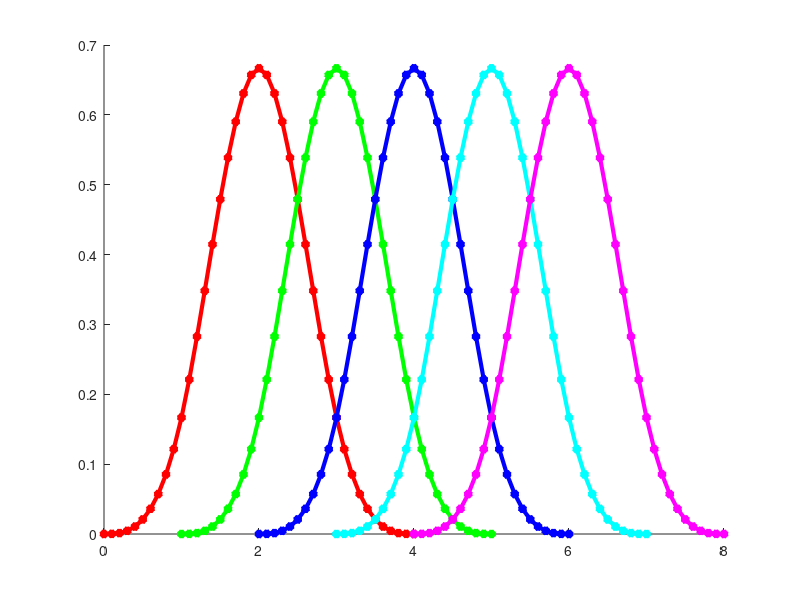

Write the MATLAB code that produced this figure.
clc;clear;
Q0 = 1.8;
Q1 = 1.2;
Q2 = 2.4;
Q3 = 0.7;

i= 0:0.1:4;
C_u = [];

for u=0:0.1:0.9
    temp = u^3/6;
    C_u = [C_u,temp];
end

for u=1:0.1:1.9
    temp = -u^3/2 + 2*u^2-2*u+2/3;
    C_u = [C_u,temp];
end

for u=2:0.1:2.9
    temp = u^3/2 - 4*u^2 + 10*u-22/3;
    %temp = 0;
    C_u = [C_u,temp];
end

for u=3:0.1:4
    temp = -u^3/6 + 2*u^2 - 8*u + 32/3;
    C_u = [C_u,temp];
end

hold on
plot(i,C_u,'r*-','LineWidth',3);

% 
i= 1:0.1:5;
C_u = [];

for u=1:0.1:1.9
    temp = (u-1)^3/6;
    C_u = [C_u,temp];
end

for u=2:0.1:2.9
    temp = -(u-1)^3/2 + 2*(u-1)^2-2*(u-1)+2/3;
    C_u = [C_u,temp];
end

for u=3:0.1:3.9
    temp = (u-1)^3/2 - 4*(u-1)^2 + 10*(u-1)-22/3;
    %temp = 0;
    C_u = [C_u,temp];
end

for u=4:0.1:5
    temp = -(u-1)^3/6 + 2*(u-1)^2 - 8*(u-1) + 32/3;
    C_u = [C_u,temp];
end

hold on
plot(i,C_u,'g*-','LineWidth',3);




i= 2:0.1:6;
C_u = [];

for u=2:0.1:2.9
    temp = (u-2)^3/6;
    C_u = [C_u,temp];
end

for u=3:0.1:3.9
    temp = -(u-2)^3/2 + 2*(u-2)^2-2*(u-2)+2/3;
    C_u = [C_u,temp];
end

for u=4:0.1:4.9
    temp = (u-2)^3/2 - 4*(u-2)^2 + 10*(u-2)-22/3;
    %temp = 0;
    C_u = [C_u,temp];
end

for u=5:0.1:6
    temp = -(u-2)^3/6 + 2*(u-2)^2 - 8*(u-2) + 32/3;
    C_u = [C_u,temp];
end

hold on
plot(i,C_u,'b*-','LineWidth',3);


i= 3:0.1:7;
C_u = [];

for u=3:0.1:3.9
    temp = (u-3)^3/6;
    C_u = [C_u,temp];
end

for u=4:0.1:4.9
    temp = -(u-3)^3/2 + 2*(u-3)^2-2*(u-3)+2/3;
    C_u = [C_u,temp];
end

for u=5:0.1:5.9
    temp = (u-3)^3/2 - 4*(u-3)^2 + 10*(u-3)-22/3;
    %temp = 0;
    C_u = [C_u,temp];
end

for u=6:0.1:7
    temp = -(u-3)^3/6 + 2*(u-3)^2 - 8*(u-3) + 32/3;
    C_u = [C_u,temp];
end

hold on
plot(i,C_u,'c*-','LineWidth',3);


i= 4:0.1:8;
C_u = [];

for u=4:0.1:4.9
    temp = (u-4)^3/6;
    C_u = [C_u,temp];
end

for u=5:0.1:5.9
    temp = -(u-4)^3/2 + 2*(u-4)^2-2*(u-4)+2/3;
    C_u = [C_u,temp];
end

for u=6:0.1:6.9
    temp = (u-4)^3/2 - 4*(u-4)^2 + 10*(u-4)-22/3;
    %temp = 0;
    C_u = [C_u,temp];
end

for u=7:0.1:8
    temp = -(u-4)^3/6 + 2*(u-4)^2 - 8*(u-4) + 32/3;
    C_u = [C_u,temp];
end

hold on
plot(i,C_u,'m*-','LineWidth',3);



%%%%%%%%%%%%%%%%%%%%
% 
% 
% i= 0:0.1:3;
% C_u = [];
% 
% for u=0:0.1:0.9
%     temp = u^2/2;
%     C_u = [C_u,temp];
% end
% 
% for u=1:0.1:1.9
%     temp = -u^2 + 3*u-3/2;
%     C_u = [C_u,temp];
% end
% 
% for u=2:0.1:3
%     temp = u^2/2 - 3*u + 9/2;
%     %temp = 0;
%     C_u = [C_u,temp];
% end
% 
% 
% 
% hold on
% plot(i,C_u,'g:','LineWidth',2);
% 
% 
% 
% i= 1:0.1:4;
% C_u = [];
% 
% for u=1:0.1:1.9
%     temp = (u-1)^2/2;
%     C_u = [C_u,temp];
% end
% 
% for u=2:0.1:2.9
%     temp = -(u-1)^2 + 3*(u-1)-3/2;
%     C_u = [C_u,temp];
% end
% 
% for u=3:0.1:4
%     temp = (u-1)^2/2 - 3*(u-1) + 9/2;
%     %temp = 0;
%     C_u = [C_u,temp];
% end
% 
% 
% 
% hold on
% plot(i,C_u,'g:','LineWidth',2);
% 
% 
% i= 2:0.1:5;
% C_u = [];
% 
% for u=2:0.1:2.9
%     temp = (u-2)^2/2;
%     C_u = [C_u,temp];
% end
% 
% for u=3:0.1:3.9
%     temp = -(u-2)^2 + 3*(u-2)-3/2;
%     C_u = [C_u,temp];
% end
% 
% for u=4:0.1:5
%     temp = (u-2)^2/2 - 3*(u-2) + 9/2;
%     %temp = 0;
%     C_u = [C_u,temp];
% end
% 
% 
% 
% hold on
% plot(i,C_u,'g:','LineWidth',2);
% 
% 
% 
% i= 3:0.1:6;
% C_u = [];
% 
% for u=3:0.1:3.9
%     temp = (u-3)^2/2;
%     C_u = [C_u,temp];
% end
% 
% for u=4:0.1:4.9
%     temp = -(u-3)^2 + 3*(u-3)-3/2;
%     C_u = [C_u,temp];
% end
% 
% for u=5:0.1:6
%     temp = (u-3)^2/2 - 3*(u-3) + 9/2;
%     %temp = 0;
%     C_u = [C_u,temp];
% end
% 
% 
% 
% hold on
% plot(i,C_u,'g:','LineWidth',2);
% 
% %%%%%%%%%%%%%%%%%%%%%%%%%%%%
% 
% 
% i= 0:0.1:2;
% C_u = [];
% 
% for u=0:0.1:0.9
%     temp = u;
%     C_u = [C_u,temp];
% end
% 
% for u=1:0.1:2
%     temp = 2-u;
%     C_u = [C_u,temp];
% end
% hold on
% plot(i,C_u,'r-.','LineWidth',1);
% 
% 
% i= 1:0.1:3;
% C_u = [];
% 
% for u=1:0.1:1.9
%     temp = u-1;
%     C_u = [C_u,temp];
% end
% 
% for u=2:0.1:3
%     temp = 2-(u-1);
%     C_u = [C_u,temp];
% end
% hold on
% plot(i,C_u,'r-.','LineWidth',1);
% 
% 
% i= 2:0.1:4;
% C_u = [];
% 
% for u=2:0.1:2.9
%     temp = u-2;
%     C_u = [C_u,temp];
% end
% 
% for u=3:0.1:4
%     temp = 2-(u-2);
%     C_u = [C_u,temp];
% end
% 
% 
% hold on
% plot(i,C_u,'r-.','LineWidth',1);
% 
% i= 3:0.1:5;
% C_u = [];
% 
% for u=3:0.1:3.9
%     temp = u-3;
%     C_u = [C_u,temp];
% end
% 
% for u=4:0.1:5
%     temp = 2-(u-3);
%     C_u = [C_u,temp];
% end
% 
% 
% hold on
% plot(i,C_u,'r-.','LineWidth',1);
% 
% 
% i= 4:0.1:6;
% C_u = [];
% 
% for u=4:0.1:4.9
%     temp = u-4;
%     C_u = [C_u,temp];
% end
% 
% for u=5:0.1:6
%     temp = 2-(u-4);
%     C_u = [C_u,temp];
% end
% 
% 
% hold on
% plot(i,C_u,'r-.','LineWidth',1);
% 
% 
